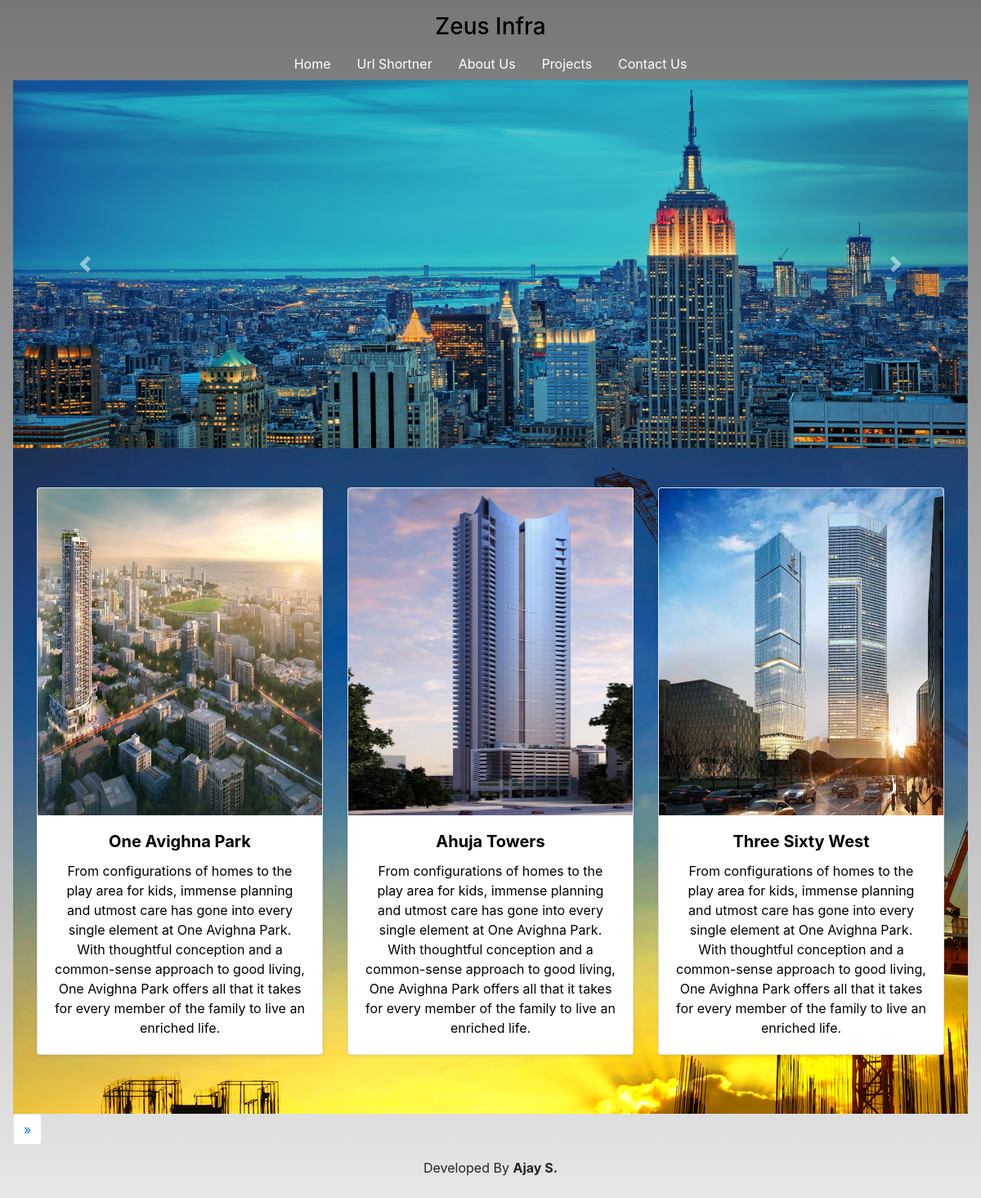
The page / on the database its author committed.
### infra/models.py (models this page shows, shortened)
class Demo(models.Model):
    title = models.CharField(max_length=100)
    description = models.TextField(max_length=1000)
    image = models.ImageField(upload_to='images')
    price = models.IntegerField(default=0)

### infra/views.py (the view)
# urls.py: path('', DemoList.as_view(), name='demo_list'),
class DemoList(ListView):
    model = Demo
    paginate_by = 3
    def get_context_data(self, **kwargs):
        context = super().get_context_data(**kwargs)
        return context
    pass

### infra/templates/infra/demo_list.html (shortened to what this page needs)
{% extends "home.html" %}
{% block body %}
<div class="album py-5 bg-light back">
    <div class="container ">
        <div class="row">
            {% for asset in object_list %}
            <div class="col-md-4 ">
                <div class="card mb-4 shadow-sm" style="float:right">
                    <a style="text-decoration: none; color: black;" href="{% url 'infra:demo_detail' asset.pk %}">
                    <img src="{{asset.image.url}}" class="card-img-top" height="400px" alt="...">
                    <div class="card-body">
                        <h5 class="card-title font-weight-bolder">{{asset.title}}</h5>
                        <p class="card-text">{{asset.description}}</p>
                    </div>
                </a>
                </div>
            </div>
            {% endfor %}
        </div>
    </div>
</div>
<nav aria-label="Page navigation example">
    <ul class="pagination">
        {% if page_obj.has_next %}
        <li class="page-item">
            <a class="page-link" href="?page={{ page_obj.next_page_number  }}" aria-label="Next">
                <span aria-hidden="true">&raquo;</span>
            </a>
        </li>
        {% endif %}
    </ul>
</nav>
{% endblock body %}

### templates/home.html (style rules this page uses)
body { background: linear-gradient(rgba(0, 0, 0, 0.534),rgba(128, 128, 128, 0.192)); }
.back { background-image: url("static/img/construction.jpg"); width: 100%; height: auto; }

### rows shown on the page
Demo: image (picture), title "One Avighna Park", description "From configurations of homes to the play area for kids, immense planning and utmost care has gone into every single element at One Avighna Park. With thoughtful conception and a common-sense approach to good living, One Avighna Park offers all that it takes for every member of the family to live an enriched life."
Demo: image (picture), title "Ahuja Towers", description "From configurations of homes to the play area for kids, immense planning and utmost care has gone into every single element at One Avighna Park. With thoughtful conception and a common-sense approach to good living, One Avighna Park offers all that it takes for every member of the family to live an enriched life."
Demo: image (picture), title "Three Sixty West", description "From configurations of homes to the play area for kids, immense planning and utmost care has gone into every single element at One Avighna Park. With thoughtful conception and a common-sense approach to good living, One Avighna Park offers all that it takes for every member of the family to live an enriched life."
